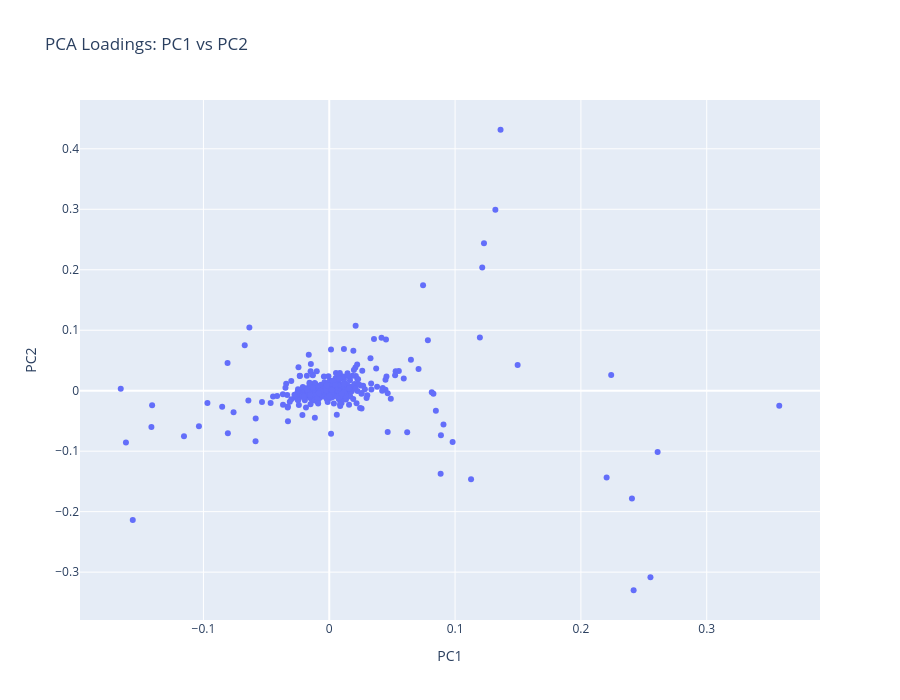

Notebook code for this chart:
### Code cell
import plotly.express as px
import os

pc1_vals = components[0]
pc2_vals = components[1]

plot_df = pd.DataFrame({
    "PC1": pc1_vals,
    "PC2": pc2_vals,
    "Word": terms
})

fig = px.scatter(
    plot_df,
    x="PC1",
    y="PC2",
    hover_name="Word",
    title="PCA Loadings: PC1 vs PC2"
)

fig.update_layout(
    width=900,
    height=700
)

save_path = "/Users/nicholasthornton/Downloads/DS 5001/DS-5001-Bible-Analysis-Final-Project/graphs"

os.makedirs(save_path, exist_ok=True)

fig.write_html(os.path.join(save_path, "PC1_vs_PC2_interactive.html"))

print("Interactive PCA plot saved to graphs folder.")

fig

### Figure 1 — Plotly figure (JSON) as saved in the notebook; plotly's stock layout.template omitted (floating-point values rounded to 4 significant figures; data arrays with more than 128 entries replaced by an {"elided": "..."} marker saying what was removed)
{"data": [{"hovertemplate": "<b>%{hovertext}</b><br><br>PC1=%{x}<br>PC2=%{y}<extra></extra>", "hovertext": {"elided": "1000 str values"}, "legendgroup": "", "marker": {"color": "#636efa", "symbol": "circle"}, "mode": "markers", "name": "", "orientation": "v", "showlegend": false, "type": "scatter", "x": {"elided": "1000 float values"}, "xaxis": "x", "y": {"elided": "1000 float values"}, "yaxis": "y"}], "layout": {"height": 700, "legend": {"tracegroupgap": 0}, "title": {"text": "PCA Loadings: PC1 vs PC2"}, "width": 900, "xaxis": {"anchor": "y", "domain": [0, 1], "title": {"text": "PC1"}}, "yaxis": {"anchor": "x", "domain": [0, 1], "title": {"text": "PC2"}}}}
